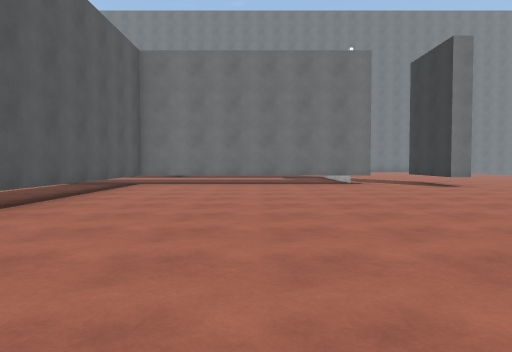
[1] (above)

24 first-person views from a walk through a 3-D level made in the Unity game engine. The camera is 1.2 m above the floor, tilts 2° down and sees 70° across. The floor is counted in squares, 2 m on a side. Each view is taken from the middle of a square. On the plan, view 1 faces up. The plan holds only what a view shows up to about 10 squares ahead; the rest is blank. The place goes on beyond the plan. Surface patterns are stand-ins for the level's own textures.

[2]
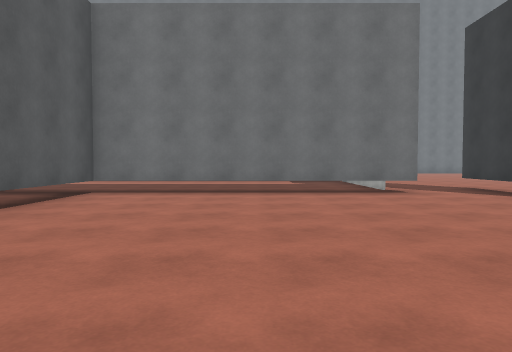

[3]
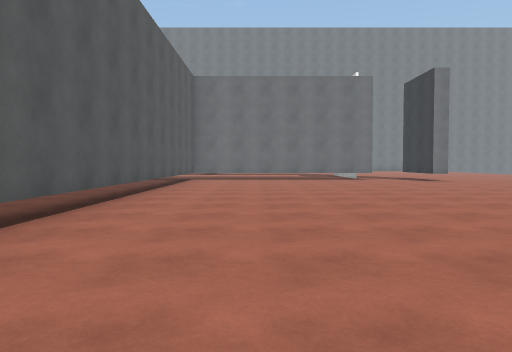

[4]
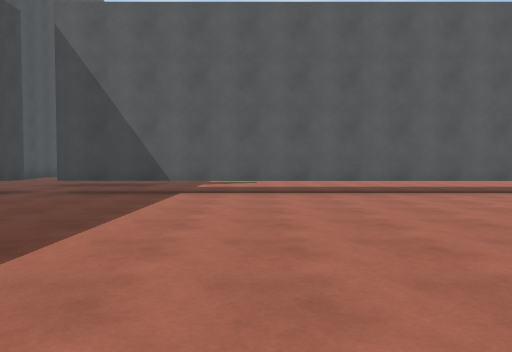

[5]
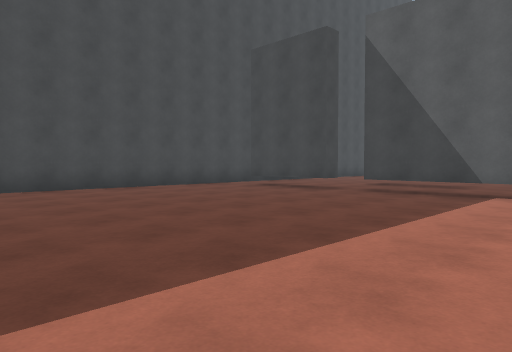

[6]
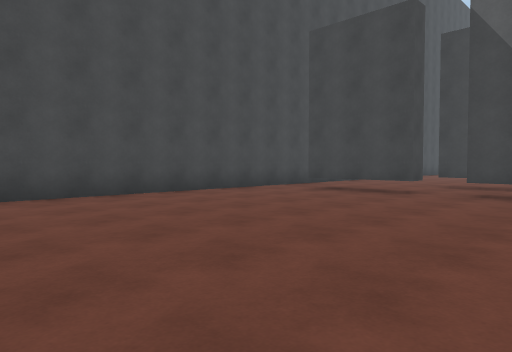

[7]
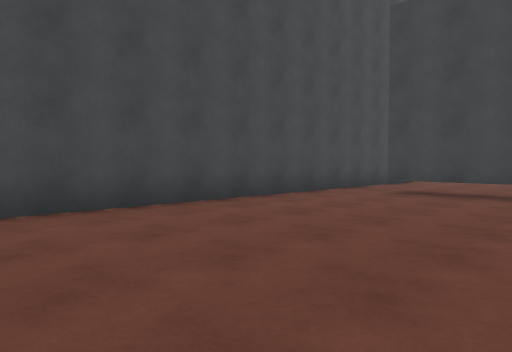

[8]
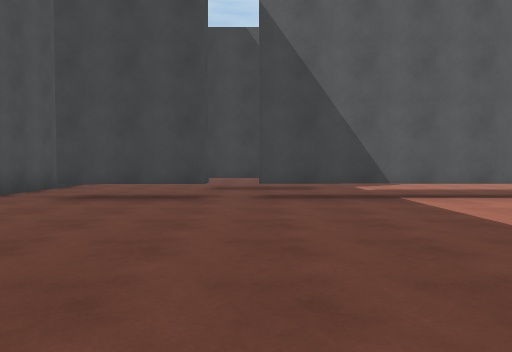

[9]
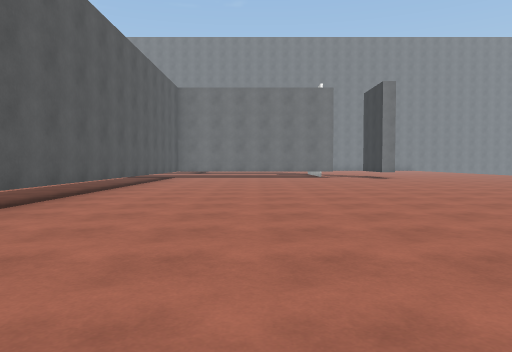

[10]
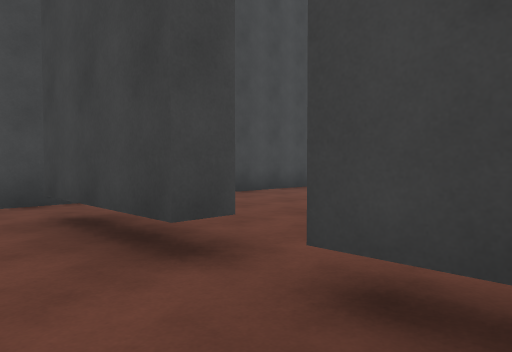

[11]
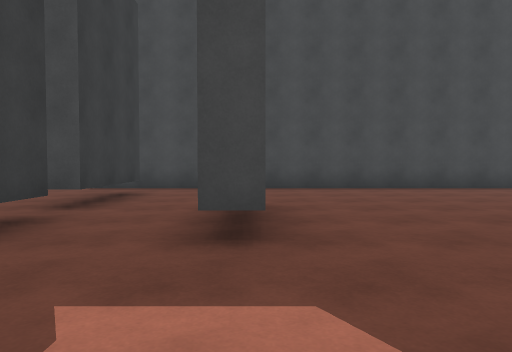

[12]
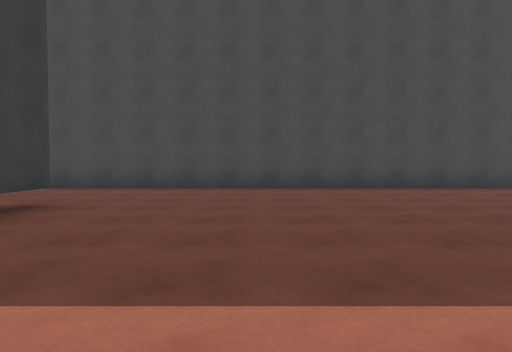

[13]
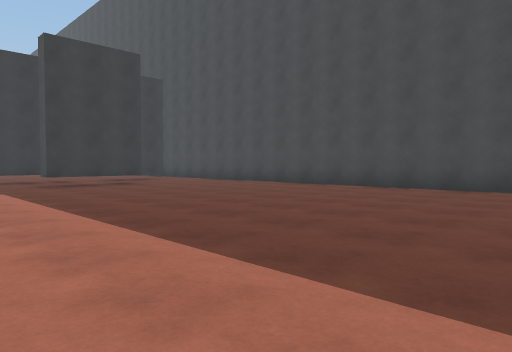

[14]
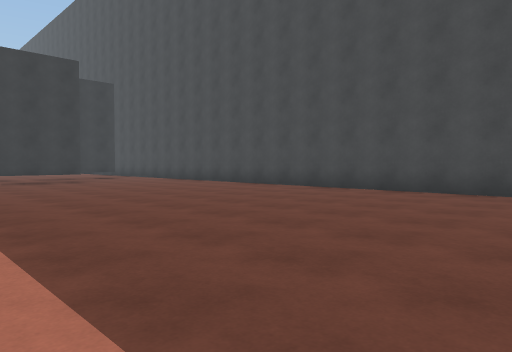

[15]
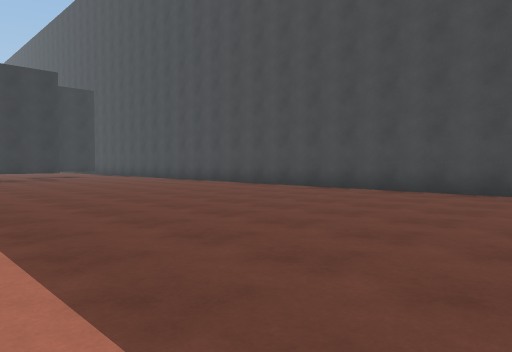

[16]
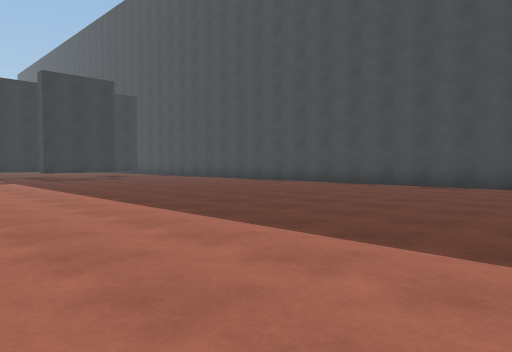

[17]
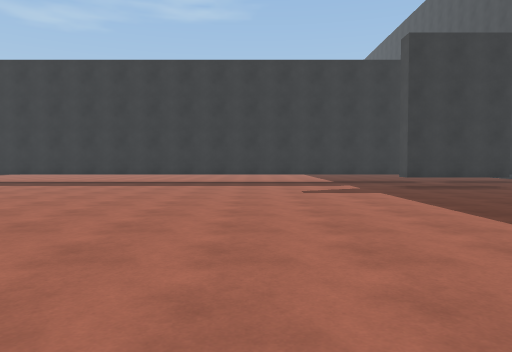

[18]
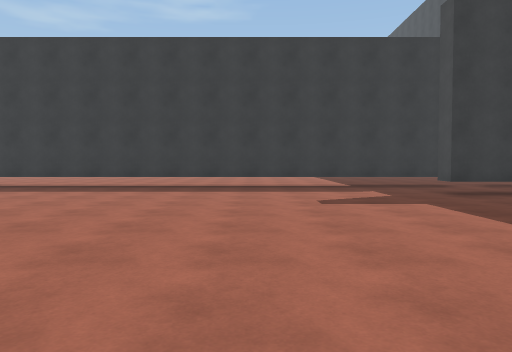

[19]
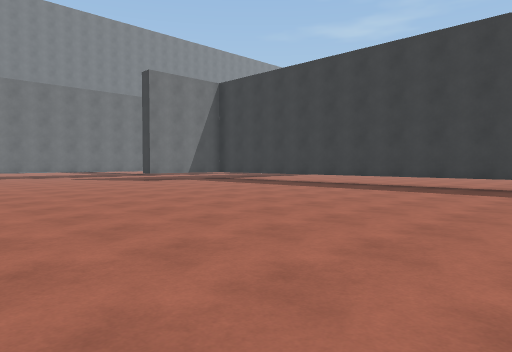

[20]
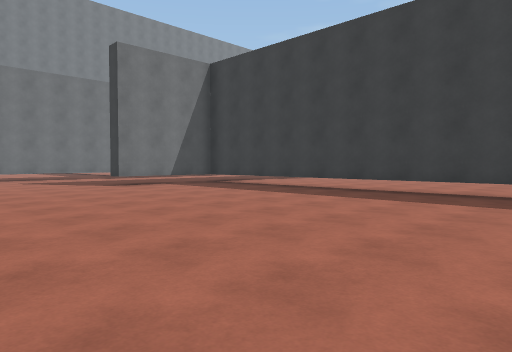

[21]
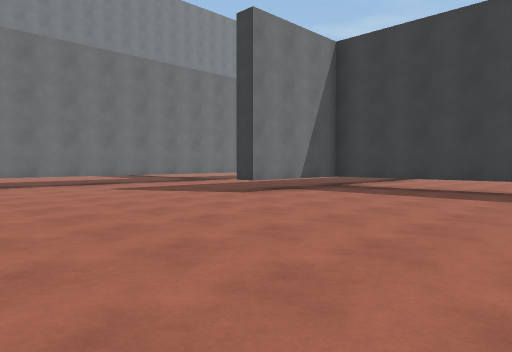

[22]
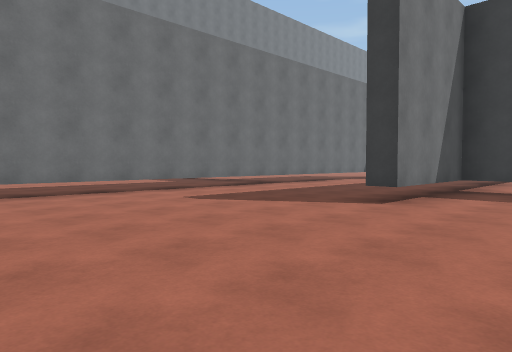

[23]
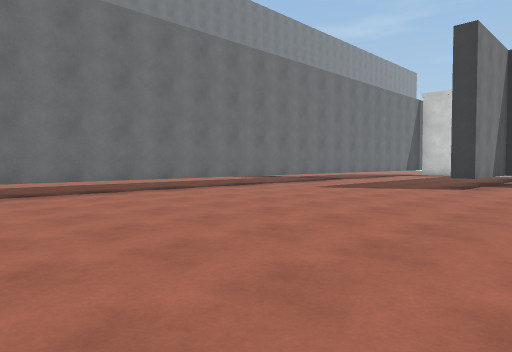

[24]
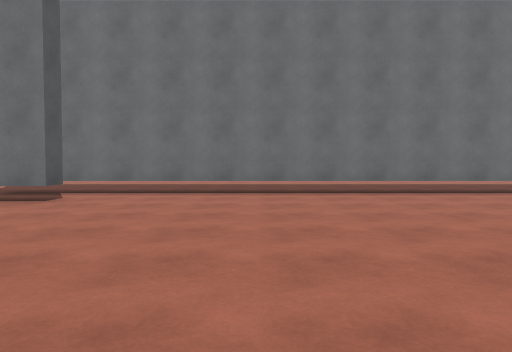

### Floor plan
Key: @ floor where view 1 was taken; # wall or solid block; x gap in a wall; . floor; T thing the floor can be seen under or through.
Columns run from 21 left of view 1 to 4 right of it. Each row starts with its distance up from view 1.
 19        ..  ..
 18 ..............
 17 ...............
 16  ################
 15  ................
 14  #................
 13  .......................
 12   ......................#.
 11    ............TT TTTTTTT.
 10    ..............T........
  9     .............T........
  8      ............T........
  7          ........T........
  6          ........T........
  5          ........T........
  4          ........T........
  3          ........T........
  2         .........T........
  1         .........T........
  0         .........T...@....
 -1        ..........T.......
 -2  .... ...........T.......
 -3  ................T........
 -4  ................T........
 -5  ................T........
 -6  ..............#.T........
 -7  ..............#.x........
 -8   .............#.T........
 -9   ...............T........
-10   ...............T........
-11   .......................
-12   #######################

Where each view was taken, in squares from view 1:
view 1: 0 up, 0 right, facing up
view 2: 3 up, 0 right, facing up
view 3: 3 down, 1 left, facing up
view 4: 3 down, 4 right, facing left
view 5: 3 down, 4 right, facing down-left
view 6: 5 down, 4 right, facing down-left
view 7: 7 down, 4 right, facing down-left
view 8: 7 down, 3 right, facing left
view 9: 5 down, 0 right, facing up
view 10: 6 down, 2 left, facing down-left
view 11: 3 down, 6 left, facing down
view 12: 3 down, 9 left, facing down
view 13: 3 down, 16 left, facing down-right
view 14: 4 down, 18 left, facing down-right
view 15: 4 down, 20 left, facing down-right
view 16: 2 down, 20 left, facing down-right
view 17: 2 down, 15 left, facing right
view 18: 2 down, 13 left, facing right
view 19: 1 down, 13 left, facing up-right
view 20: 1 up, 11 left, facing up-right
view 21: 5 up, 12 left, facing up-right
view 22: 8 up, 12 left, facing up-right
view 23: 8 up, 16 left, facing up-right
view 24: 8 up, 16 left, facing up
